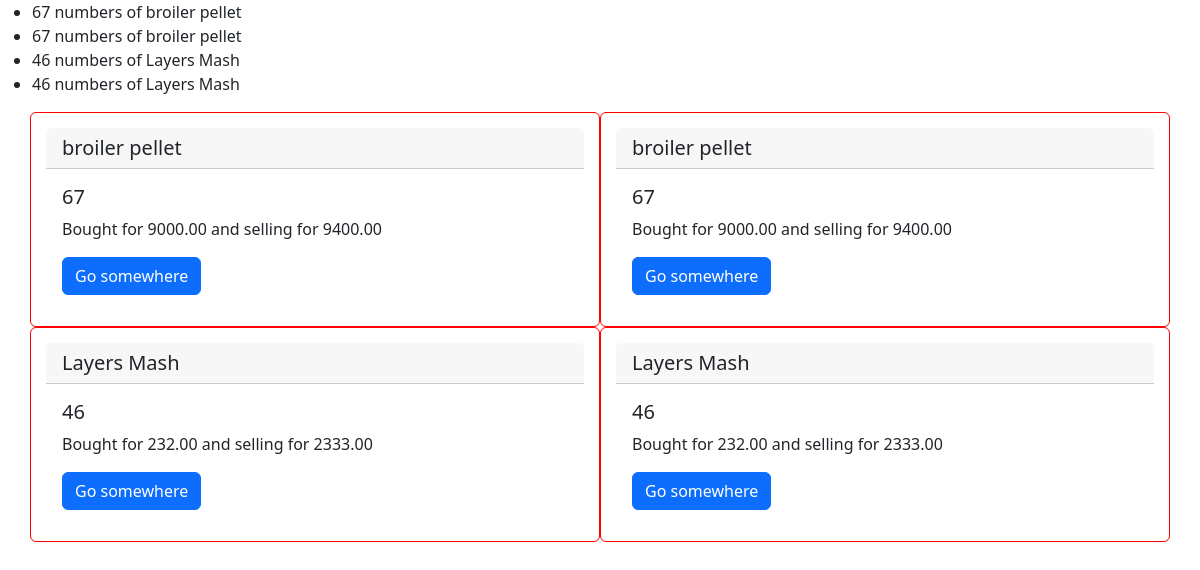
The app's page /store with its own data.
### inventory/models.py (models this page shows)
class Stock(models.Model):
    name = models.CharField(max_length=100, null=True)
    quantity = models.IntegerField()
    SellingPrice = models.DecimalField(max_digits=7, decimal_places=2, null=True)
    PurchasePrice = models.DecimalField(max_digits=7, decimal_places=2, null=True)
    created_at = models.DateTimeField(auto_now_add=True)

### inventory/views.py (the view)
# urls.py: path('store', views.StockView.as_view(), name='StockList'),
class StockView(View):
    model = Stock
    template_name = "store/store_list.html"
    def get(self, request):
        stock_list = Stock.objects.all().order_by('-created_at')
        for st in stock_list:
            st.created_at = naturaltime(st.created_at)
        ctx = {'stock': stock_list}
        return render(request, self.template_name, ctx)

### inventory/templates/store/store_list.html (shortened to what this page needs)
<!DOCTYPE html>
<html lang="en">
<head>
    {% load static %}
     <link href="https://cdn.jsdelivr.net/npm/bootstrap@5.2.3/dist/css/bootstrap.min.css" rel="stylesheet">
    <link rel="stylesheet" href="{% static 'inventory/style.css' %}">
</head>
<body>
<ul>
    {% for item in stock %}
    <li>
        {{ item.quantity }} numbers of {{ item.name }}
    </li>
    {% endfor %}
</ul>
<div class="container">
    <div class="row">
        {% for item in stock %}
<div class="card col-sm-6 myspace" >
  <h5 class="card-header">{{ item.name }}</h5>
  <div class="card-body">
    <h5 class="card-title">{{ item.quantity }}</h5>
    <p class="card-text">Bought for {{ item.PurchasePrice }} and selling for {{ item.SellingPrice }}</p>
    <a href="#" class="btn btn-primary">Go somewhere</a>
      </div>
  </div>
        {% endfor %}
</div>
    </div>
</body>
</html>

### inventory/static/inventory/style.css (style rules this page uses)
.myspace { border: 1px solid red; padding: 15px; }

### records on screen
Stock: quantity "67", name "broiler pellet", PurchasePrice "9000.00", SellingPrice "9400.00"
Stock: quantity "67", name "broiler pellet", PurchasePrice "9000.00", SellingPrice "9400.00"
Stock: quantity "46", name "Layers Mash", PurchasePrice "232.00", SellingPrice "2333.00"
Stock: quantity "46", name "Layers Mash", PurchasePrice "232.00", SellingPrice "2333.00"
